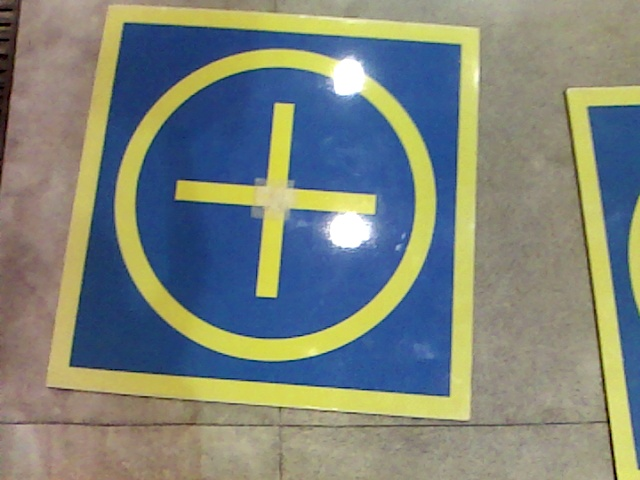
#> input picture bases_pics/test_10.jpg, 640 x 480 px, given in place of test_5.jpg, which was not available
$ python base_detection.py
#> lines starting #> are read from the running program, lines starting #| are printed output that depends on the picture; after the words box and inside, x2 and y2 are one past the last pixel; in counts of white or black regions, pixels touching at a corner belong together; pictures that were not available may be replaced by others from this repository, and a replacement may not be noted
import numpy as np
import cv2
import os

class BaseDetection():
    def __init__(self,
                 vertical_lines_offset = 320,
                 vertical_lines_nr = 1,
                 horizontal_lines_offset = 240,
                 horizontal_lines_nr = 1,
                 min_wall_length = 30):
        # DEFINE COLORS:
        self.BLACK = [0, 0, 0]
        self.BLUE = [255, 0, 0]
        self.GREEN = [0, 255, 0]
        self.RED = [0, 0, 255]
        self.YELLOW = [0, 255, 255]
        self.WHITE = [255, 255, 255]

        # min/max amount of pixels for detection
        self.min_wall_length = min_wall_length

        # line scans offset
        self.vertical_lines = []
        self.vertical_lines_nr = vertical_lines_nr
        self.arrangeVerticalLinesUniform(vertical_lines_offset, img_width=640)

        self.horizontal_lines = []
        self.horizontal_lines_nr = horizontal_lines_nr
        self.arrangeHorizontalLinesUniform(horizontal_lines_offset, img_height=480)

        self.mask_points = []

    def arrangeVerticalLinesUniform(self, vertical_lines_offset = 320, img_width = 640):
        vertical_lines = []
        for line_x in range(vertical_lines_offset, self.vertical_lines_nr*vertical_lines_offset+1, vertical_lines_offset):
            if line_x>5 and line_x<img_width-5: vertical_lines.append(line_x)
            else: print(f"Detection line out of resolution bounds! Vertical position:Line {line_x}")
        self.vertical_lines = vertical_lines

    def arrangeHorizontalLinesUniform(self, horizontal_lines_offset = 320, img_height = 480):
        horizontal_lines = []
        for line_y in range(horizontal_lines_offset, self.vertical_lines_nr*horizontal_lines_offset+1, horizontal_lines_offset):
            if line_y>5 and line_y<img_height-5: horizontal_lines.append(line_y)
            else: print(f"Detection line out of resolution bounds! Vertical position:Line {line_y}")
        self.horizontal_lines = horizontal_lines

    # [15 lines left out: functions arrangeVerticalLinesRandom, isInsideBoundingBox, not called in this run]

    def updateMask(self, boundary_points):
        # TODO: make better approach for mask setting
        self.mask_points = boundary_points

    def isOutOfField(self, detection):
        # TODO: make better approach for out-of-field-checking
        return False

    def isBlack(self, src):
        blue, green, red = src
        if green < 70 and red < 70 and blue < 70:
            return True
        else:
            return False

    def isBlue(self, src):
        blue, green, red = src
        if blue > 69 and green < 130 and red < 80:
            return True
        else:
            return False
    # [51 lines left out: functions isYellow, isGreen, isWhite, segmentPixel, segmentBase, not called in this run]

    def baseCircleDetection(self, src):
        """
        Make descripition here
        """
        # height and width from image resolution
        height, width = src.shape[0], src.shape[1]

        # circle detection points
        circle_boundary_points = []

        lower_point = self.baseLowerCircleDetection(src)
        upper_point = self.baseUpperCircleDetection(src)
        left_point = self.baseLeftCircleDetection(src)
        right_point = self.baseRightCircleDetection(src)

        circle_boundary_points.append(lower_point[0])
        circle_boundary_points.append(upper_point[0])
        circle_boundary_points.append(left_point[0])
        circle_boundary_points.append(right_point[0])

        return circle_boundary_points

    # [24 lines left out: function circleBorderDetection, not called in this run]

    def baseLowerCircleDetection(self, src):
        """
        Make descripition here
        """
        # height and width from image resolution
        height, width = src.shape[0], src.shape[1]

        # circle detection points
        circle_boundary_points = []

        for line_x in self.vertical_lines:
            circle_points = []
            for pixel_y in range(height-1, int(height/2), -1):
                pixel = src[pixel_y, line_x]
                pixel_is_blue_or_black = (self.isBlue(pixel) or self.isBlack(pixel))
                if len(circle_points)>self.min_wall_length and not pixel_is_blue_or_black:
                    circle_boundary_points.append(circle_points[-1])
                    break
                elif pixel_is_blue_or_black:
                    circle_points.append([pixel_y, line_x])
                else:
                    circle_points = []

        return circle_boundary_points

    def baseUpperCircleDetection(self, src):
        """
        Make descripition here
        """
        # height and width from image resolution
        height, width = src.shape[0], src.shape[1]

        # circle detection points
        circle_boundary_points = []

        for line_x in self.vertical_lines:
            circle_points = []
            for pixel_y in range(1, int(height/2), 1):
                pixel = src[pixel_y, line_x]
                pixel_is_blue_or_black = (self.isBlue(pixel) or self.isBlack(pixel))
                if len(circle_points)>self.min_wall_length and not pixel_is_blue_or_black:
                    circle_boundary_points.append(circle_points[-1])
                    break
                elif pixel_is_blue_or_black:
                    circle_points.append([pixel_y, line_x])
                else:
                    circle_points = []

        return circle_boundary_points

    def baseLeftCircleDetection(self, src):
        """
        Make descripition here
        """
        # height and width from image resolution
        height, width = src.shape[0], src.shape[1]

        # circle detection points
        circle_boundary_points = []

        for line_y in self.horizontal_lines:
            circle_points = []
            for pixel_x in range(0, int(width/2), 1):
                pixel = src[line_y, pixel_x]
                pixel_is_blue_or_black = (self.isBlue(pixel) or self.isBlack(pixel))
                if len(circle_points)>self.min_wall_length and not pixel_is_blue_or_black:
                    circle_boundary_points.append(circle_points[-1])
                    break
                elif pixel_is_blue_or_black:
                    circle_points.append([line_y, pixel_x])
                else:
                    circle_points = []

        return circle_boundary_points

    def baseRightCircleDetection(self, src):
        """
        Make descripition here
        """
        # height and width from image resolution
        height, width = src.shape[0], src.shape[1]

        # circle detection points
        circle_boundary_points = []

        for line_y in self.horizontal_lines:
            circle_points = []
            for pixel_x in range(width-1, int(width/2), -1):
                pixel = src[line_y, pixel_x]
                pixel_is_blue_or_black = (self.isBlue(pixel) or self.isBlack(pixel))
                if len(circle_points)>self.min_wall_length and not pixel_is_blue_or_black:
                    circle_boundary_points.append(circle_points[-1])
                    break
                elif pixel_is_blue_or_black:
                    circle_points.append([line_y, pixel_x])
                else:
                    circle_points = []

        return circle_boundary_points

    def computeCircleFromTriangle(self, A, B, C):
        R90 = np.array([[0, -1], [1, 0]])
        lambda2_x = (B-A)@(A-C)
        lambda2_y = 2*(B-A)@R90@(C-B)
        if lambda2_y==0:
            lambda2 = 0
        else:
            lambda2 = lambda2_x/lambda2_y

        O = (B+C)/2 + lambda2*R90@(C-B)

        r = np.linalg.norm(O-A)

        return O, r

if __name__ == "__main__":
    cwd = os.getcwd()

    FRAME_NR = 5
    QUADRADO = 1
    WINDOW_NAME = "BOUNDARY DETECTION"
    VERTICAL_LINES_NR = 1

    # BASE DETECTION TESTS
    base_detector = BaseDetection(
                    vertical_lines_offset=320,
                    vertical_lines_nr=1,
                    min_wall_length=10)
    print(base_detector.vertical_lines)

    while True:
        IMG_PATH = cwd + f"/bases_pics/test_{FRAME_NR}.jpg"
        img = cv2.imread(IMG_PATH)
#> img is the input picture: shape (480, 640, 3); mean B, G, R 122.3, 132.2, 125.2

        circle_boundary_points = base_detector.baseCircleDetection(img)
#> after the loop in baseLowerCircleDetection, `for line_x in self.vertical_lines:`: circle_boundary_points = [[355, 320]]
#> after the loop in baseUpperCircleDetection, `for line_x in self.vertical_lines:`: circle_boundary_points = [[52, 320]]
#> after the loop in baseLeftCircleDetection, `for line_y in self.horizontal_lines:`: circle_boundary_points = [[240, 116]]
#> after the loop in baseRightCircleDetection, `for line_y in self.horizontal_lines:`: circle_boundary_points = [[240, 608]]
#> circle_boundary_points = [[355, 320], [52, 320], [240, 116], [240, 608]]
        print(circle_boundary_points)
#| [[355, 320], [52, 320], [240, 116], [240, 608]]

        A = np.array(circle_boundary_points[0])
#> A = [355, 320]
        B = np.array(circle_boundary_points[1])
#> B = [52, 320]
        C = np.array(circle_boundary_points[2])
#> C = [240, 116]

        O, radius = base_detector.computeCircleFromTriangle(A, B, C)
#> in computeCircleFromTriangle, `lambda2_x = (B-A)@(A-C)`: lambda2_x = -34845
#> in computeCircleFromTriangle, `lambda2_y = 2*(B-A)@R90@(C-B)`: lambda2_y = -123624
#> in computeCircleFromTriangle, `lambda2 = lambda2_x/lambda2_y`: lambda2 = 0.282
#> in computeCircleFromTriangle, `O = (B+C)/2 + lambda2*R90@(C-B)`: O = [203.5, 271]
#> in computeCircleFromTriangle, `r = np.linalg.norm(O-A)`: r = 159.2
#> O = [203.5, 271]; radius = 159.2

        center_y, center_x = int(O[0]), int(O[1])
#> center_y = 203; center_x = 270
        cv2.drawMarker(img, (center_x, center_y), color=base_detector.RED)
#> img: shape (480, 640, 3); 0.01% of pixels changed, all inside (x1, y1, x2, y2) = (260, 193, 281, 214)

        theta = np.deg2rad(45)
        radius_end = int(center_x+radius*np.cos(theta)), int(center_y+radius*np.sin(theta))
#> radius_end = (382, 315)
        cv2.line(img, (center_x, center_y), radius_end, color=base_detector.BLACK, thickness=2)
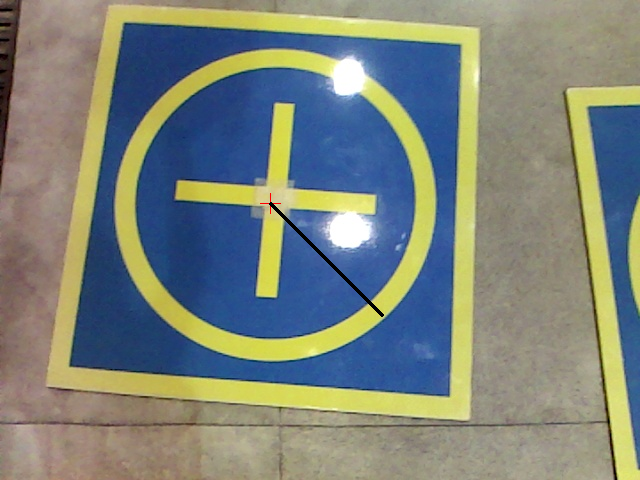
#> img: shape (480, 640, 3); mean B, G, R 122.1, 131.9, 125

        for point in circle_boundary_points:
            pixel_y, pixel_x = point
            #img[pixel_y, pixel_x] = base_detector.RED
            cv2.drawMarker(img, (pixel_x, pixel_y), color=base_detector.RED)
#> this loop made 4 passes
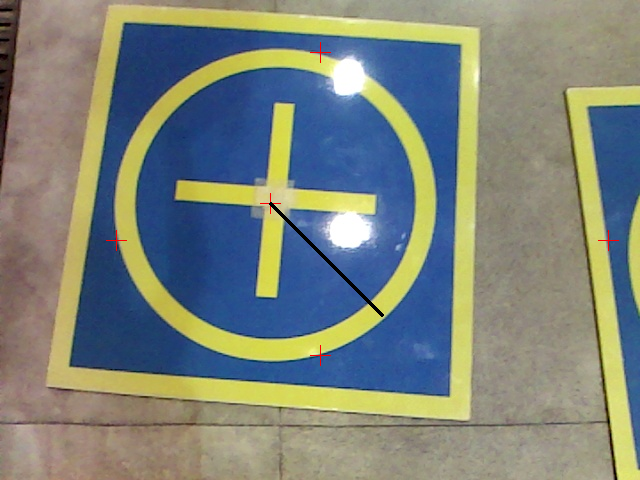
#> img: shape (480, 640, 3); 0.05% of pixels changed, all inside (x1, y1, x2, y2) = (106, 42, 619, 366)

        cv2.imshow(WINDOW_NAME, img)

        key = cv2.waitKey(-1) & 0xFF
#> (key q is pressed here)
        if key == ord('q'):
            break
        else:
            FRAME_NR += 1

    # RELEASE WINDOW AND DESTROY
    cv2.destroyAllWindows()

$ run again, on bases_pics/test_108.jpg
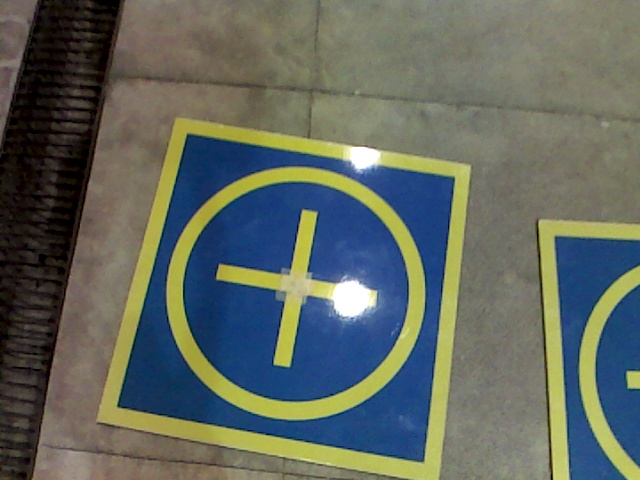
#> input picture bases_pics/test_108.jpg, 640 x 480 px, given in place of test_5.jpg, which was not available
#> img is the input picture: shape (480, 640, 3); mean B, G, R 94.7, 103.4, 96.8
#> after the loop in baseLowerCircleDetection, `for line_x in self.vertical_lines:`: circle_boundary_points = [[418, 320]]
#> after the loop in baseUpperCircleDetection, `for line_x in self.vertical_lines:`: circle_boundary_points = [[167, 320]]
#> after the loop in baseLeftCircleDetection, `for line_y in self.horizontal_lines:`: circle_boundary_points = [[240, 76]]
#> after the loop in baseRightCircleDetection, `for line_y in self.horizontal_lines:`: circle_boundary_points = [[240, 555]]
#> `circle_boundary_points = base_detector.baseCircleDetection(img)`: circle_boundary_points = [[418, 320], [167, 320], [240, 76], [240, 555]]
#| [[418, 320], [167, 320], [240, 76], [240, 555]]
#> A = [418, 320]
#> B = [167, 320]
#> C = [240, 76]
#> lambda2_x = -44678
#> lambda2_y = -122488
#> lambda2 = 0.365
#> in computeCircleFromTriangle, `O = (B+C)/2 + lambda2*R90@(C-B)`: O = [292.5, 224.6]
#> r = 157.6
#> `O, radius = base_detector.computeCircleFromTriangle(A, B, C)`: O = [292.5, 224.6]; radius = 157.6
#> center_y = 292; center_x = 224
#> radius_end = (335, 403)
#> `cv2.line(img, (center_x, center_y), radius_end, color=base_detector.BL..`:
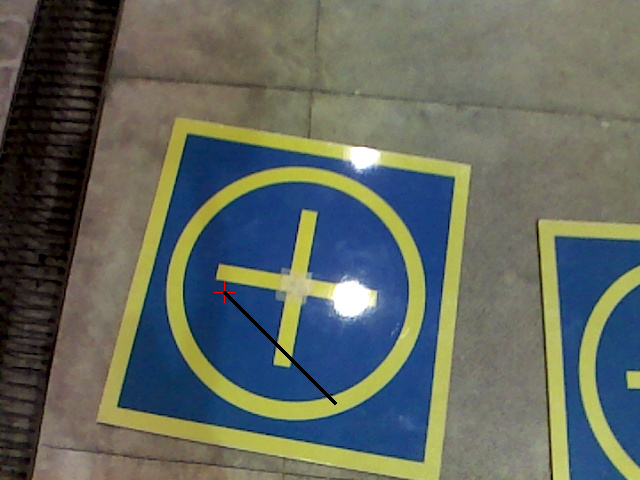
#> img: shape (480, 640, 3); mean B, G, R 94.5, 103.3, 96.7
#> the loop `for point in circle_boundary_points:` made 4 passes
#> after the loop `for point in circle_boundary_points:`:
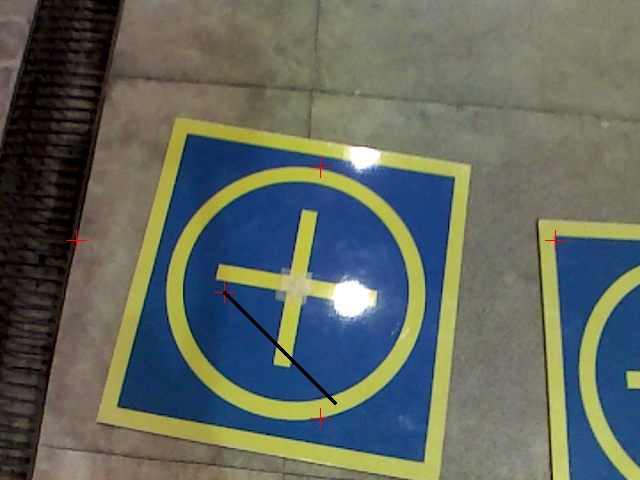
#> img: shape (480, 640, 3); 0.05% of pixels changed, all inside (x1, y1, x2, y2) = (66, 157, 566, 429)
